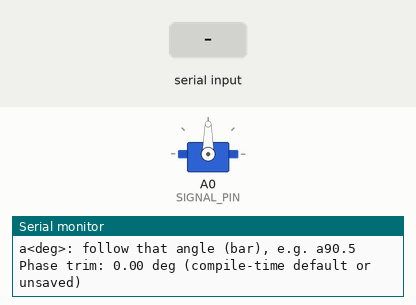
Simulated run of this sketch. Board: Arduino Uno, built with avr-gcc and run on an emulated ATmega328P. Shown: servo, the last lines printed to the serial monitor. Inputs (shaded band) come from the test bench.

Above: at 1.2 s.
1.3 s: "90,45\n" received over Serial
At 2.8 s:
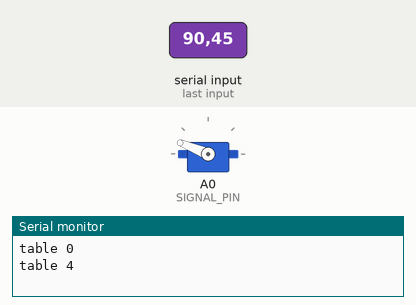
4.3 s: "30,150\n" received over Serial
At 7.1 s:
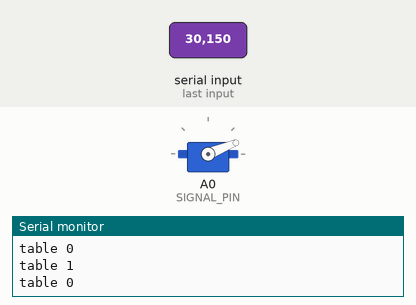
7.3 s: "a90\n" received over Serial
At 7.76 s:
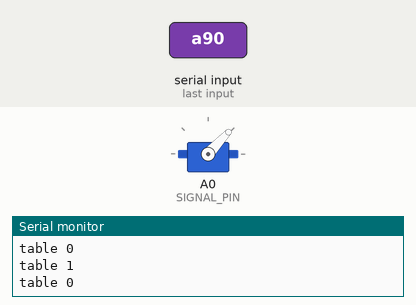
10.3 s: "a" received over Serial
At 12.3 s:
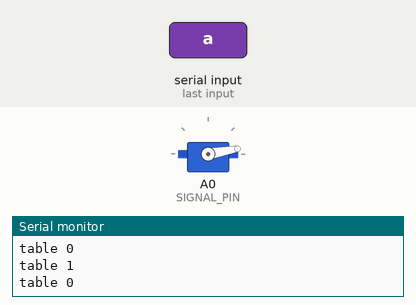
Timing chart, 0 to 13.8 s (numbered marks = the images above; inputs shaded):
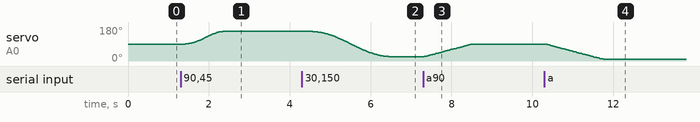

The sketch:

demo.ino
```cpp
// tangible-pixel-cube: SG92R one-servo, 5 mechanically programmed 5x5 height tables.
// GENERATED by models/tangible-pixel-cube/firmware.py from patterns.py and params.py. Do not edit by hand.
// A0 signal. External regulated 4.8 V. Controller and servo share GND. No position/force feedback is present.
// Start at 90 deg (= assembly angle, every pixel flush) BEFORE assembly. Serial 115200 bps.
//
// Tables (servo angle ascending; heights in mm, + = out, - = in):
//   table 0  wave     servo   22.0 deg  波
//     j0 (Y): +0.0 +0.0 -1.0 +0.0 +0.0   (i = 0..4 along X, mm)
//     j1 (Y): +0.0 -1.0 -0.5 +0.5 +0.0   (i = 0..4 along X, mm)
//     j2 (Y): -0.5 -1.0 +0.0 +1.0 +0.5   (i = 0..4 along X, mm)
//     j3 (Y): +0.0 -0.5 +0.5 +1.0 +0.0   (i = 0..4 along X, mm)
//     j4 (Y): +0.0 +0.0 +1.0 +0.0 +0.0   (i = 0..4 along X, mm)
//   table 1  dip      servo   56.0 deg  中央が凹む
//     j0 (Y): -0.5 -0.5 -0.5 -0.5 -0.5   (i = 0..4 along X, mm)
//     j1 (Y): -0.5 -1.0 -1.5 -1.0 -0.5   (i = 0..4 along X, mm)
//     j2 (Y): -0.5 -1.5 -3.0 -1.5 -0.5   (i = 0..4 along X, mm)
//     j3 (Y): -0.5 -1.0 -1.5 -1.0 -0.5   (i = 0..4 along X, mm)
//     j4 (Y): -0.5 -0.5 -0.5 -0.5 -0.5   (i = 0..4 along X, mm)
//   table 2  flat     servo   90.0 deg  平ら  <- flat = assembly angle
//     j0 (Y): +0.0 +0.0 +0.0 +0.0 +0.0   (i = 0..4 along X, mm)
//     j1 (Y): +0.0 +0.0 +0.0 +0.0 +0.0   (i = 0..4 along X, mm)
//     j2 (Y): +0.0 +0.0 +0.0 +0.0 +0.0   (i = 0..4 along X, mm)
//     j3 (Y): +0.0 +0.0 +0.0 +0.0 +0.0   (i = 0..4 along X, mm)
//     j4 (Y): +0.0 +0.0 +0.0 +0.0 +0.0   (i = 0..4 along X, mm)
//   table 3  bump     servo  124.0 deg  中央がぼこっと出る
//     j0 (Y): +0.5 +0.5 +0.5 +0.5 +0.5   (i = 0..4 along X, mm)
//     j1 (Y): +0.5 +0.8 +1.0 +0.8 +0.5   (i = 0..4 along X, mm)
//     j2 (Y): +0.5 +1.0 +3.0 +1.0 +0.5   (i = 0..4 along X, mm)
//     j3 (Y): +0.5 +0.8 +1.0 +0.8 +0.5   (i = 0..4 along X, mm)
//     j4 (Y): +0.5 +0.5 +0.5 +0.5 +0.5   (i = 0..4 along X, mm)
//   table 4  corners  servo  158.0 deg  四隅が出る
//     j0 (Y): +1.5 +0.5 +0.0 +0.5 +1.5   (i = 0..4 along X, mm)
//     j1 (Y): +0.5 +0.0 +0.0 +0.0 +0.5   (i = 0..4 along X, mm)
//     j2 (Y): +0.0 +0.0 +0.0 +0.0 +0.0   (i = 0..4 along X, mm)
//     j3 (Y): +0.5 +0.0 +0.0 +0.0 +0.5   (i = 0..4 along X, mm)
//     j4 (Y): +1.5 +0.5 +0.0 +0.5 +1.5   (i = 0..4 along X, mm)
//
// Moving to a table sweeps the servo angle continuously, so a non-adjacent target passes through the
// tables in between in cam order (table 0 .. table 4 in servo-angle order). Example: 0 -> 4 passes 1, 2, 3.
// The pass-through is physical, not a stop: the servo does not dwell on the intermediate tables.
//
// Commands:
//   0..4  move to that table          p  push-in show: flat -> "dip" -> flat
//   b  push-out show: flat -> "bump" -> flat
//   g  play every table in order, then return to flat      s  hold at the current angle
//   c  move to the assembly angle (90 deg)   ?  list
//   a<deg>  e.g. a90.5 + newline: follow that angle (bar / slider). The servo slews toward it at no more than the
//           speed of one table step per MIN_MOVE_MS, so a fast drag cannot lift the pixels off the cams. The PC bar
//           page models/tangible-pixel-cube/demo/bar.html sends this. Any other command ends the following.
//   +  phase trim +0.25 deg    -  phase trim -0.25 deg    z  phase trim 0    w  save the phase trim to EEPROM
//   The trim moves the servo at once (to the current table angle, or 90 deg). Range +-10 deg, and every commanded
//   angle with the trim must stay inside the servo working range. Use it to seat the phase jig, then save with w.
//
// Move time is proportional to the angle travelled, but never shorter than MIN_MOVE_MS (one table step).
// MIN_MOVE_MS source: simulate_report.json (motion.minNoLiftMoveS.max x 1.3)
#include <Servo.h>
#include <EEPROM.h>

Servo motor;
constexpr uint8_t SIGNAL_PIN = A0;
constexpr uint8_t TABLE_COUNT = 5;
constexpr float POSES[TABLE_COUNT] = {22.0f, 56.0f, 90.0f, 124.0f, 158.0f};
constexpr float ASSEMBLY_DEG = 90.0f;
constexpr uint8_t FLAT_INDEX = 2;
constexpr float SERVO_MIN_DEG = 10.0f;
constexpr float SERVO_MAX_DEG = 170.0f;

// Sequences of table numbers. g: every table, then back to flat. p / b: flat, extreme table, flat.
constexpr uint8_t SEQ_ALL[] = {0, 1, 2, 3, 4, 2};
constexpr uint8_t SEQ_PUSH[] = {2, 1, 2};  // flat -> table 1 (dip) -> flat
constexpr uint8_t SEQ_BUMP[] = {2, 3, 2};  // flat -> table 3 (bump) -> flat
constexpr uint8_t SEQ_PUSH_LEN = 3;
constexpr uint8_t SEQ_BUMP_LEN = 3;
constexpr uint32_t DWELL_MS = 1500UL;

// Move time. 34.0 deg is the table spacing; one table step takes MIN_MOVE_MS (the fastest move allowed).
// MS_PER_DEG caps the average servo speed at 34.0 deg / MIN_MOVE_MS. The quintic ease peaks at 1.875x that.
constexpr uint32_t MIN_MOVE_MS = 600UL;
constexpr float TABLE_STEP_DEG = 34.0f;
constexpr float MS_PER_DEG = static_cast<float>(MIN_MOVE_MS) / TABLE_STEP_DEG;

// Phase trim: added to every commanded angle; keeps every relative angle equal. The horn spline is 18 deg per tooth and the
// receiver's half gear can sit up to +-9 deg off the design, the same for all axes. Seat the phase jig with + / -, then save with w.
// PHASE_TRIM_DEG is the compile-time default, used when the EEPROM holds no valid value.
constexpr float PHASE_TRIM_DEG = 0.0f;
static_assert(PHASE_TRIM_DEG >= -10.0f && PHASE_TRIM_DEG <= 10.0f,
              "Check horn mounting if the required phase trim exceeds 10 degrees.");
// Every commanded angle (including the trim) stays inside the servo working range from params.py.
static_assert(POSES[0] + PHASE_TRIM_DEG >= SERVO_MIN_DEG && POSES[0] + PHASE_TRIM_DEG <= SERVO_MAX_DEG,
              "Table 0 angle with phase trim is outside the servo working range.");
static_assert(POSES[1] + PHASE_TRIM_DEG >= SERVO_MIN_DEG && POSES[1] + PHASE_TRIM_DEG <= SERVO_MAX_DEG,
              "Table 1 angle with phase trim is outside the servo working range.");
static_assert(POSES[2] + PHASE_TRIM_DEG >= SERVO_MIN_DEG && POSES[2] + PHASE_TRIM_DEG <= SERVO_MAX_DEG,
              "Table 2 angle with phase trim is outside the servo working range.");
static_assert(POSES[3] + PHASE_TRIM_DEG >= SERVO_MIN_DEG && POSES[3] + PHASE_TRIM_DEG <= SERVO_MAX_DEG,
              "Table 3 angle with phase trim is outside the servo working range.");
static_assert(POSES[4] + PHASE_TRIM_DEG >= SERVO_MIN_DEG && POSES[4] + PHASE_TRIM_DEG <= SERVO_MAX_DEG,
              "Table 4 angle with phase trim is outside the servo working range.");
static_assert(ASSEMBLY_DEG + PHASE_TRIM_DEG >= SERVO_MIN_DEG && ASSEMBLY_DEG + PHASE_TRIM_DEG <= SERVO_MAX_DEG,
              "Assembly angle with phase trim is outside the servo working range.");

constexpr float TRIM_STEP_DEG = 0.25f;
constexpr float TRIM_LIMIT_DEG = 10.0f;
// EEPROM: [0] magic, [1] trim in quarter degrees (int8), [2] bitwise complement of [1]. Written only by w (EEPROM.update).
constexpr int EEPROM_ADDRESS = 0;
constexpr uint8_t EEPROM_MAGIC = 0xA7;
constexpr float EEPROM_UNIT_DEG = 0.25f;

constexpr uint16_t PULSE_MIN_US = 544;    // Servo library default for attach(pin)
constexpr uint16_t PULSE_MAX_US = 2400;

float phaseTrim = PHASE_TRIM_DEG;
bool trimFromEeprom = false;
float commanded = ASSEMBLY_DEG;
float startAngle = ASSEMBLY_DEG;
float targetAngle = ASSEMBLY_DEG;
uint32_t startedAt = 0;
uint32_t moveMs = 0;
uint32_t dwellFrom = 0;
uint32_t lastTick = 0;
bool moving = false;
bool dwelling = false;
bool following = false;
float followTarget = ASSEMBLY_DEG;
const uint8_t* sequence = nullptr;
uint8_t sequenceLength = 0;
uint8_t sequencePos = 0;

// Same mapping as Servo::write(), kept in microseconds so the quintic ease is not rounded to whole degrees.
void writeAngle(float logicalAngle) {
  float angle = logicalAngle + phaseTrim;
  if (angle < SERVO_MIN_DEG) angle = SERVO_MIN_DEG;
  if (angle > SERVO_MAX_DEG) angle = SERVO_MAX_DEG;
  motor.writeMicroseconds(static_cast<int>(PULSE_MIN_US + angle * (PULSE_MAX_US - PULSE_MIN_US) / 180.0f + 0.5f));
}

float ease(float u) {
  if (u <= 0.0f) return 0.0f;
  if (u >= 1.0f) return 1.0f;
  return u * u * u * (10.0f + u * (-15.0f + 6.0f * u));
}

void startMove(float angle) {
  startAngle = commanded;
  targetAngle = angle;
  const float distance = angle > commanded ? angle - commanded : commanded - angle;
  if (distance < 0.05f) {
    moveMs = 0;
  } else {
    const float ms = distance * MS_PER_DEG;
    moveMs = ms < static_cast<float>(MIN_MOVE_MS) ? MIN_MOVE_MS : static_cast<uint32_t>(ms + 0.5f);
  }
  startedAt = millis();
  moving = true;
  dwelling = false;
}

void stopAll() {
  moving = false;
  dwelling = false;
  following = false;
  sequence = nullptr;
  sequenceLength = 0;
}

void startSequence(const uint8_t* steps, uint8_t length) {
  if (length == 0) {
    Serial.println(F("That show needs a table this build does not have."));
    return;
  }
  stopAll();
  sequence = steps;
  sequenceLength = length;
  sequencePos = 0;
  startMove(POSES[sequence[0]]);
}

// A trim is usable when it is inside +-TRIM_LIMIT_DEG and every commanded angle (all tables and the assembly angle) stays in range.
bool trimFits(float trim) {
  if (!(trim >= -TRIM_LIMIT_DEG && trim <= TRIM_LIMIT_DEG)) return false;
  if (ASSEMBLY_DEG + trim < SERVO_MIN_DEG || ASSEMBLY_DEG + trim > SERVO_MAX_DEG) return false;
  for (uint8_t i = 0; i < TABLE_COUNT; i++) {
    if (POSES[i] + trim < SERVO_MIN_DEG || POSES[i] + trim > SERVO_MAX_DEG) return false;
  }
  return true;
}

bool loadTrim(float& trim) {
  if (EEPROM.read(EEPROM_ADDRESS) != EEPROM_MAGIC) return false;
  const uint8_t raw = EEPROM.read(EEPROM_ADDRESS + 1);
  if (static_cast<uint8_t>(~raw) != EEPROM.read(EEPROM_ADDRESS + 2)) return false;
  const float value = static_cast<int8_t>(raw) * EEPROM_UNIT_DEG;
  if (!trimFits(value)) return false;
  trim = value;
  return true;
}

void saveTrim() {
  const int8_t quarters = static_cast<int8_t>(phaseTrim / EEPROM_UNIT_DEG + (phaseTrim < 0.0f ? -0.5f : 0.5f));
  const uint8_t raw = static_cast<uint8_t>(quarters);
  EEPROM.update(EEPROM_ADDRESS, EEPROM_MAGIC);
  EEPROM.update(EEPROM_ADDRESS + 1, raw);
  EEPROM.update(EEPROM_ADDRESS + 2, static_cast<uint8_t>(~raw));
  trimFromEeprom = true;
}

void printTrim() {
  Serial.print(F("Phase trim: "));
  Serial.print(phaseTrim, 2);
  Serial.println(trimFromEeprom ? F(" deg (EEPROM)") : F(" deg (compile-time default or unsaved)"));
}

void changeTrim(float trim) {
  if (!trimFits(trim)) {
    Serial.println(F("Trim limit reached (+-10 deg, and every angle must stay inside the servo range)."));
    return;
  }
  phaseTrim = trim;
  writeAngle(commanded);
  printTrim();
}

void printHelp() {
  Serial.println(F("tangible-pixel-cube. 90 deg = flat = assembly angle."));
  Serial.println(F("0: wave  servo 22 deg"));
  Serial.println(F("1: dip  servo 56 deg"));
  Serial.println(F("2: flat  servo 90 deg  (flat)"));
  Serial.println(F("3: bump  servo 124 deg"));
  Serial.println(F("4: corners  servo 158 deg"));
  Serial.println(F("p: push-in show, b: push-out show, g: all tables, c: assembly 90, s: hold, ?: list"));
  Serial.println(F("+ / -: trim +-0.25 deg, z: trim 0, w: save trim to EEPROM"));
  Serial.println(F("a<deg>: follow that angle (bar), e.g. a90.5"));
  printTrim();
}

void setup() {
  Serial.begin(115200);
  Serial.setTimeout(20);
  trimFromEeprom = loadTrim(phaseTrim);
  motor.attach(SIGNAL_PIN);
  writeAngle(ASSEMBLY_DEG);
  lastTick = millis();
  printHelp();
}

void handleCommand(char command) {
  if (command == 'a') {
    // Bar. Slew-limited in loop(); a new value only moves the target, so a fast drag never jumps the cam.
    float angle = Serial.parseFloat();
    if (angle < SERVO_MIN_DEG) angle = SERVO_MIN_DEG;
    if (angle > SERVO_MAX_DEG) angle = SERVO_MAX_DEG;
    if (!following) {
      stopAll();
      following = true;
    }
    followTarget = angle;
    return;
  }
  if (command >= '0' && command < static_cast<char>('0' + TABLE_COUNT)) {
    stopAll();
    startMove(POSES[command - '0']);
    Serial.print(F("table "));
    Serial.println(command);
  } else if (command == 'p') {
    startSequence(SEQ_PUSH, SEQ_PUSH_LEN);
  } else if (command == 'b') {
    startSequence(SEQ_BUMP, SEQ_BUMP_LEN);
  } else if (command == 'g') {
    startSequence(SEQ_ALL, sizeof(SEQ_ALL));
  } else if (command == 'c') {
    stopAll();
    startMove(ASSEMBLY_DEG);
  } else if (command == 's') {
    stopAll();
    writeAngle(commanded);
    Serial.println(F("Holding the current angle."));
  } else if (command == '+') {
    changeTrim(phaseTrim + TRIM_STEP_DEG);
  } else if (command == '-') {
    changeTrim(phaseTrim - TRIM_STEP_DEG);
  } else if (command == 'z') {
    changeTrim(0.0f);
  } else if (command == 'w') {
    saveTrim();
    Serial.print(F("Saved. "));
    printTrim();
  } else if (command == '?') {
    printHelp();
  }
}

void loop() {
  while (Serial.available()) handleCommand(static_cast<char>(Serial.read()));
  const uint32_t now = millis();
  if (static_cast<uint32_t>(now - lastTick) < 10UL) return;
  lastTick = now;
  if (following) {
    // Same average speed cap as a table move (TABLE_STEP_DEG per MIN_MOVE_MS), as a straight slew toward the bar.
    const float maxStep = 10.0f / MS_PER_DEG;   // 10 ms tick / (ms per deg)
    // First-order smoothing (time constant about 40 ms) so the 30 Hz bar steps blend into one glide, then the speed cap.
    float step = (followTarget - commanded) * 0.22f;
    if (step > maxStep) step = maxStep;
    if (step < -maxStep) step = -maxStep;
    commanded += step;
    if (followTarget - commanded < 0.03f && commanded - followTarget < 0.03f) commanded = followTarget;
    writeAngle(commanded);
  } else if (moving) {
    const uint32_t elapsed = now - startedAt;
    if (elapsed >= moveMs) {
      commanded = targetAngle;
      moving = false;
      if (sequence != nullptr) {
        dwelling = true;
        dwellFrom = now;
      }
    } else {
      commanded = startAngle + (targetAngle - startAngle) * ease(static_cast<float>(elapsed) / static_cast<float>(moveMs));
    }
    writeAngle(commanded);
  } else if (dwelling && static_cast<uint32_t>(now - dwellFrom) >= DWELL_MS) {
    dwelling = false;
    sequencePos++;
    if (sequencePos >= sequenceLength) {
      sequence = nullptr;
      Serial.println(F("Show finished."));
    } else {
      startMove(POSES[sequence[sequencePos]]);
    }
  }
}
```

Measured:
- after the input at 1.3 s, servo on A0 (SIGNAL_PIN): moves from 90° to 158° over 0.97 s, starting after 0.12 s
- after the input at 4.3 s, servo on A0 (SIGNAL_PIN): moves from 158° to 22° over 2.0 s, starting after 0.19 s
- after the input at 7.3 s, servo on A0 (SIGNAL_PIN): moves from 22° to 90° over 1.2 s, starting at once
- after the input at 10.3 s, servo on A0 (SIGNAL_PIN): moves from 90° to 10° over 1.4 s, starting at once
